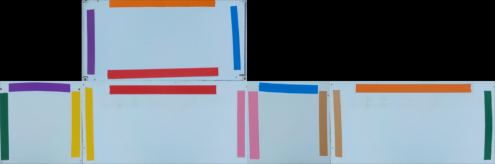
#> input picture sample 2 (2).png, 495 x 164 px
$ python -i identify.py   (imports and definitions only)
#> lines starting #> are read from the running program, lines starting #| are printed output that depends on the picture; after the words box and inside, x2 and y2 are one past the last pixel; in counts of white or black regions, pixels touching at a corner belong together
#> further down, picture is the input picture: shape (164, 495, 3); mean B, G, R 129, 120.6, 111.3
import cv2
import numpy as np
import matplotlib.pyplot as plt
from matplotlib.colors import hsv_to_rgb, rgb_to_hsv
from sklearn.cluster import KMeans
from collections import Counter

'''
https://towardsdatascience.com/color-identification-in-images-machine-learning-application-b26e770c4c71
'''


def bgr2hex(colour):
    return "#{:02x}{:02x}{:02x}".format(int(colour[2]), int(colour[1]), int(colour[0]))


def rgb2hex(colour):
    return "#{:02x}{:02x}{:02x}".format(int(colour[0]), int(colour[1]), int(colour[2]))


def bgr2rgb(colour):
    return [colour[2], colour[1], colour[0]]


def normalise_hsv(arr):
    norm = arr.copy()
    for i in range(len(norm)):
        norm[i][0] *= (1/180)
        for j in range(2):
            norm[i][j+1] *= (1/255)
    return norm


def normalise_rgb(arr):
    norm = arr.copy()
    for i in range(len(norm)):
        for j in range(3):
            norm[i][j] *= (1/255)
    return norm


def denormalise_hsv(norm):
    arr = norm.copy()
    for i in range(len(arr)):
        arr[i][0] *= 180
        for j in range(2):
            arr[i][j+1] *= 255
    return arr


def denormalise_rgb(norm):
    arr = norm.copy()
    for i in range(len(arr)):
        for j in range(3):
            arr[i][j] *= 255
    return arr


class Identify:
    def __init__(self, img):
        self.img = img
        self.hsv = cv2.cvtColor(img, cv2.COLOR_BGR2HSV)
#> self.hsv: shape (164, 495, 3); mean H, S, V 67.7, 50.9, 139.4
        self.hsv_colours = [[0 for i in range(3)] for j in range(4)]
        self.rgb_colours = [[0 for i in range(3)] for j in range(4)]
        self.counts = Counter()
        self.colour_pos = [[0 for i in range(3)] for j in range(4)]  # n, e, s, w

    def get_colours(self):
        removed = False
        mod = self.img.reshape(self.img.shape[0] * self.img.shape[1], 3)
        clf = KMeans(n_clusters=5)
        labels = clf.fit_predict(mod)
        counts = Counter(labels)
#> counts = {1: 26650, 4: 3109, 3: 3001, 0: 43648, 2: 4772}
        del counts[counts.most_common()[0][0]]
        og_len = len(counts)
#> og_len = 4
        counts = Counter({x: count for x, count in counts.items() if count >= 0.15 * sum(counts.values())})
#> counts = {1: 26650}
        if len(counts) < og_len:
            removed = True
        center_colours = clf.cluster_centers_
        bgr_colours = [center_colours[i] for i in counts.keys()]
#> bgr_colours = [[0.268, 0.249, 0.215]]
        rgb_colours = [bgr2rgb(bgr_colours[i]) for i in range(len(bgr_colours))]
#> rgb_colours = [[0.215, 0.249, 0.268]]
        norm_rgb = normalise_rgb(rgb_colours)
#> the loop in normalise_rgb, `for i in range(len(norm)):` made 1 pass
#> after the loop in normalise_rgb, `for i in range(len(norm)):`: norm = [[0.000845, 0.000977, 0.00105]]
#> norm_rgb = [[0.000845, 0.000977, 0.00105]]
        hsv_colours = denormalise_hsv([rgb_to_hsv(norm_rgb[i]) for i in range(len(norm_rgb))])
#> in denormalise_hsv, `arr = norm.copy()`: arr = [[0.559, 0.196, 0.00105]]
#> the loop in denormalise_hsv, `for i in range(len(arr)):` made 1 pass
#> after the loop in denormalise_hsv, `for i in range(len(arr)):`: arr = [[100.7, 49.86, 0.268]]
#> hsv_colours = [[100.7, 49.86, 0.268]]
        i = 0
        while not removed and i < og_len:
            if float(hsv_colours[i][1]) < 50.0:
                hsv_colours.pop(i)
                rgb_colours.pop(i)
                del counts[list(counts.keys())[i]]
                removed = True
            i += 1
#> this loop made 0 passes
#> after the loop, i = 0; rgb_colours = [[0.000845, 0.000977, 0.00105]]
        self.hsv_colours = hsv_colours
#> self.hsv_colours = [[100.7, 49.86, 0.268]]
        self.rgb_colours = denormalise_rgb(rgb_colours)
#> in denormalise_rgb, `arr = norm.copy()`: arr = [[0.000845, 0.000977, 0.00105]]
#> the loop in denormalise_rgb, `for i in range(len(arr)):` made 1 pass
#> after the loop in denormalise_rgb, `for i in range(len(arr)):`: arr = [[0.215, 0.249, 0.268]]
#> self.rgb_colours = [[0.215, 0.249, 0.268]]
        self.counts = counts
#> self.counts = {1: 26650}

    def get_position(self):
        self.get_colours()
        range = 10
        kernel = np.ones((7, 7), np.uint8)
        for colour in self.hsv_colours:
            lowerb = np.array([(colour[0]-range+180)%180, colour[1]-10, colour[2]-10])
            upperb = np.array([(colour[0]+range)%180, colour[1]+30, colour[2]+30])
            if lowerb[0] < upperb[0]:
                mask = cv2.inRange(self.hsv, lowerb, upperb)
            else:
                upperb1 = upperb.copy()
                upperb1[0] = 180
                lowerb2 = lowerb.copy()
                lowerb2[0] = 0
                mask1 = cv2.inRange(self.hsv, lowerb, upperb1)
                mask2 = cv2.inRange(self.hsv, lowerb2, upperb)
                mask = mask1 + mask2

            mask = cv2.morphologyEx(mask, cv2.MORPH_OPEN, kernel)
            cnts, hierarchy = cv2.findContours(mask, 1, 2)
            # mask = cv2.drawContours(mask, cnts, -1, (0, 255, 0), 3)
            areas = [cv2.contourArea(c) for c in cnts]
            max_index = np.argmax(areas)
            M = cv2.moments(cnts[max_index])
            center = [int(M['m10']/M['m00']), int(M['m01']/M['m00'])]  # x, y

            h, w = mask.shape[:2]
            if center[0] < 0.25*w:
                self.colour_pos[3] = colour
            elif center[0] > 0.75*w:
                self.colour_pos[1] = colour
            else:
                if len(self.hsv_colours) == 3:
                    self.colour_pos[0] = colour
                else:
                    if center[1] < 0.25*h:
                        self.colour_pos[0] = colour
                    else:
                        self.colour_pos[2] = colour
#> this loop made 1 pass
#> (colour, lowerb, upperb) on pass 1: ([100.7, 49.86, 0.268], [90.67, 39.86, -9.73], [110.7, 79.86, 30.27])
#> pass 1, in get_position, `mask = cv2.inRange(self.hsv, lowerb, upperb)`:
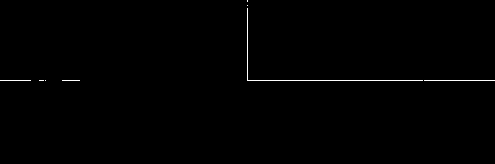
#> mask: shape (164, 495); 0.46% white in thin lines or dots, all inside (x1, y1, x2, y2) = (0, 0, 495, 81)
#> after the loop, self.colour_pos = [[0, 0, 0], [0, 0, 0], [0, 0, 0], [0, 0, 0]]
        return self.colour_pos

    def pie(self):
        self.get_colours()
        '''norm_hsv = normalise_hsv(self.hsv_colours)
        rgb_colours = [hsv_to_rgb(norm_hsv[i]) for i in range(len(norm_hsv))]
        rgb_colours = denormalise_rgb(rgb_colours)
        hex_colours = [rgb2hex(rgb_colours[i]) for i in range(len(norm_hsv))]'''
        hex_colours = [rgb2hex(self.rgb_colours[i]) for i in range(len(self.rgb_colours))]

        plt.figure(figsize=(8, 6))
        plt.pie(self.counts.values(), labels=hex_colours, colors=hex_colours)
        plt.show()

>>> import cv2
>>> picture = cv2.imread('sample 2 (2).png')
#> (the run stopped early here; a loop or call above may not have finished)
